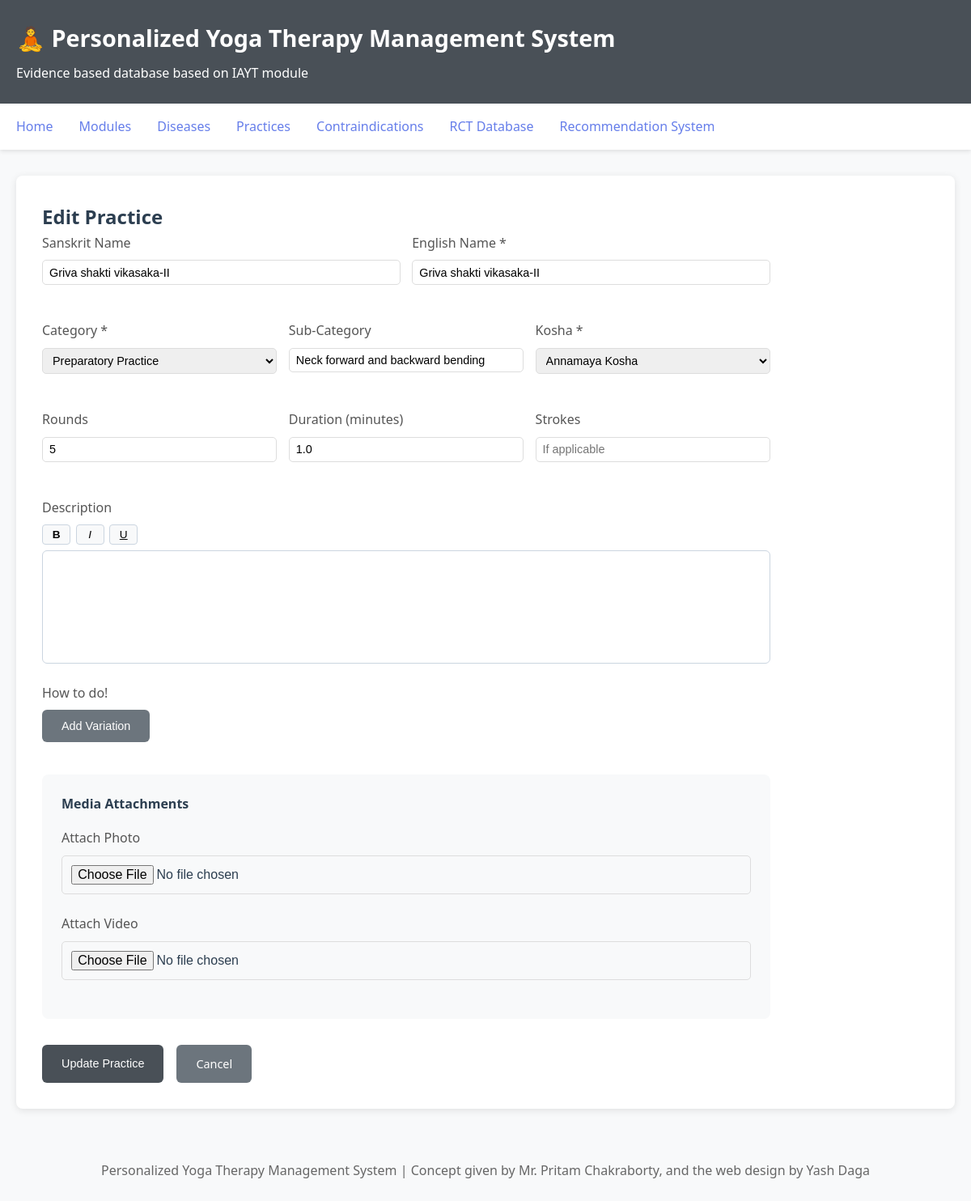
The app's page /practice/2/edit with its own data.
### database/models.py (models this page shows, shortened)
class Practice(Base):
    __tablename__ = 'practices'
    id = Column(Integer, primary_key=True)
    practice_sanskrit = Column(String(200))
    practice_english = Column(String(200), nullable=False)
    practice_segment = Column(String(50), nullable=False)  # Preparatory Practice, Breathing Practice, etc. (now called "Category")
    sub_category = Column(String(100))  # Subcategory within the segment
    kosha = Column(String(50))  # Annamaya Kosha, Pranamaya Kosha, Manomaya Kosha, Vijnanamaya Kosha, Anandamaya Kosha
    rounds = Column(Integer)
    time_minutes = Column(Float)
    strokes_per_min = Column(Integer)
    strokes_per_cycle = Column(Integer)
    rest_between_cycles_sec = Column(Integer)
    variations = Column(Text)  # JSON string for variations list (now includes referred_in field)
    steps = Column(Text)  # JSON string for steps list
    description = Column(Text)
    how_to_do = Column(Text)  # How to do this practice
    cvr_score = Column(Float)  # Capacity-Variability-Responsiveness score
    photo_path = Column(String(500))  # Path to uploaded photo
    video_path = Column(String(500))  # Path to uploaded video
    citation_id = Column(Integer, ForeignKey('citations.id'))
    citation = relationship('Citation', back_populates='practices')
    module_id = Column(Integer, ForeignKey('modules.id'), nullable=True)
    module = relationship('Module', back_populates='practices')
    diseases = relationship(
        'Disease',
        secondary=disease_practice_association,
        back_populates='practices'
    )
    rct_count = Column(Integer, default=0)  # Number of RCTs supporting this practice category for each disease

### web/app.py (the view, shortened to what this page needs)
@app.route('/practice/<int:practice_id>/edit', methods=['GET', 'POST'])
def edit_practice(practice_id):
    session = get_db_session()
    try:
        practice = session.query(Practice).get(practice_id)
        if not practice:
            flash('Practice not found', 'error')
            return redirect(url_for('list_practices'))
        practice_key = (
            practice.practice_sanskrit or '',
            practice.practice_english,
            practice.practice_segment,
            practice.sub_category or '',
            practice.kosha or '',
            practice.rounds,
            practice.time_minutes,
            practice.strokes_per_min,
            practice.strokes_per_cycle,
            practice.rest_between_cycles_sec,
            practice.variations or '',
            practice.steps or '',
            practice.description or '',
            practice.how_to_do or '',
            practice.photo_path or '',
            practice.video_path or '',
            practice.citation_id,
            tuple(sorted([d.id for d in practice.diseases])),
            practice.cvr_score,
            practice.rct_count or 0
        )
        all_practices = session.query(Practice).all()
        related_practices = []
        for p in all_practices:
            p_key = (
                p.practice_sanskrit or '',
                p.practice_english,
                p.practice_segment,
                p.sub_category or '',
                p.kosha or '',
                p.rounds,
                p.time_minutes,
                p.strokes_per_min,
                p.strokes_per_cycle,
                p.rest_between_cycles_sec,
                p.variations or '',
                p.steps or '',
                p.description or '',
                p.how_to_do or '',
                p.photo_path or '',
                p.video_path or '',
                p.citation_id,
                tuple(sorted([d.id for d in p.diseases])),
                p.cvr_score,
                p.rct_count or 0
            )
            if p_key == practice_key:
                related_practices.append(p)
                if p.module:
                    _ = p.module.id
                    _ = p.module.developed_by
                    _ = p.module.disease_id
        modules_by_disease = {}
        for p in related_practices:
            for disease in p.diseases:
                if disease.id not in modules_by_disease:
                    modules_by_disease[disease.id] = []
                if p.module and p.module.disease_id == disease.id:
                    module_info = (p.module.id, p.module.developed_by, p.id)
                    if module_info not in modules_by_disease[disease.id]:
                        modules_by_disease[disease.id].append(module_info)
        diseases = session.query(Disease).all()
        return render_template('edit_practice.html',
                             practice=practice,
                             diseases=diseases,
                             modules_by_disease=modules_by_disease,
                             related_practices=related_practices)
    finally:
        session.close()

### database/models.py (called while the page is built)
def get_session(db_path='sqlite:///yoga_therapy.db'):
    engine = create_engine(db_path, echo=False)
    Session = sessionmaker(bind=engine)
    return Session()

### web/app.py (called while the page is built)
def get_db_session():
    return get_session(DB_PATH)

### web/templates/edit_practice.html (shortened to what this page needs)
{% extends "base.html" %}
{% block content %}
<h2>Edit Practice</h2>
<form method="POST" enctype="multipart/form-data" style="max-width: 900px;">
    <div class="compact-grid" style="margin-bottom: 1.25rem;">
        <div class="form-group">
            <label for="practice_sanskrit">Sanskrit Name</label>
            <div style="position: relative;">
                <input type="text" id="practice_sanskrit" name="practice_sanskrit"
                       value="{{ practice.practice_sanskrit or '' }}" placeholder="e.g., Shavasana">
            </div>
        </div>
        <div class="form-group">
            <label for="practice_english">English Name *</label>
            <input type="text" id="practice_english" name="practice_english" required
                   value="{{ practice.practice_english }}" placeholder="e.g., Corpse pose">
        </div>
    </div>
    <div class="compact-grid three" style="margin-bottom: 1.25rem;">
        <div class="form-group">
            <label for="practice_segment">Category *</label>
            <select id="practice_segment" name="practice_segment" required>
                <option value="Preparatory Practice" {% if practice.practice_segment == 'Preparatory Practice' %}selected{% endif %}>Preparatory Practice</option>
            </select>
        </div>
        <div class="form-group">
            <label for="sub_category">Sub-Category</label>
            <input type="text" id="sub_category" name="sub_category"
                   value="{{ practice.sub_category or '' }}" placeholder="e.g., standing_asana, pranayama_practices">
        </div>
        <div class="form-group">
            <label for="kosha">Kosha *</label>
            <select id="kosha" name="kosha" required>
                <option value="Annamaya Kosha" {% if practice.kosha == 'Annamaya Kosha' %}selected{% endif %}>Annamaya Kosha</option>
            </select>
        </div>
    </div>
    <div class="compact-grid three" style="margin-bottom: 1.25rem;">
        <div class="form-group">
            <label for="rounds">Rounds</label>
            <input type="number" id="rounds" name="rounds" value="{{ practice.rounds or '' }}" placeholder="e.g., 5">
        </div>
        <div class="form-group">
            <label for="time_minutes">Duration (minutes)</label>
            <input type="number" step="0.5" id="time_minutes" name="time_minutes"
                   value="{{ practice.time_minutes or '' }}" placeholder="e.g., 2">
        </div>
        <div class="form-group">
            <label for="strokes_per_min">Strokes</label>
            <input type="number" id="strokes_per_min" name="strokes_per_min"
                   value="{{ practice.strokes_per_min or '' }}" placeholder="If applicable">
        </div>
    </div>
    <div class="form-group">
        <label>Description</label>
        <div class="text-toolbar">
            <button type="button" class="format-btn" data-target="description-editor" data-format="bold"><strong>B</strong></button>
            <button type="button" class="format-btn" data-target="description-editor" data-format="italic"><em>I</em></button>
            <button type="button" class="format-btn" data-target="description-editor" data-format="underline"><span style="text-decoration: underline;">U</span></button>
        </div>
        <div id="description-editor" class="rich-text-editor" contenteditable="true" data-hidden-input="description">{{ (practice.description or '')|safe }}</div>
    </div>
    <div class="form-group" id="variations-container">
        <label>How to do!</label>
        <button type="button" class="btn btn-secondary" onclick="addVariationField()" style="margin-bottom: 1rem;">Add Variation</button>
    </div>
    <div style="padding: 1.5rem; background: #f8f9fa; border-radius: 8px; margin-bottom: 2rem;">
        <h4 style="margin-bottom: 1rem;">Media Attachments</h4>
        <div class="form-group">
            <label for="photo">Attach Photo</label>
            <input type="file" id="photo" name="photo" accept="image/*">
        </div>
        <div class="form-group">
            <label for="video">Attach Video</label>
            <input type="file" id="video" name="video" accept="video/*">
        </div>
    </div>
    <div style="display: flex; gap: 1rem;">
        <button type="submit" class="btn">Update Practice</button>
        <a href="/practices" class="btn btn-secondary">Cancel</a>
    </div>
</form>
{% endblock %}

### web/templates/base.html (style rules this page uses)
* { margin: 0; padding: 0; box-sizing: border-box; }
body { font-family: 'Segoe UI', Tahoma, Geneva, Verdana, sans-serif; line-height: 1.6; color: #2c3e50; background-color: #f8f9fa; }
.btn { display: inline-block; padding: 0.75rem 1.5rem; background: #495057; color: white; text-decoration: none; border-radius: 6px; border: none; cursor: pointer; font-size: 0.9rem; font-weight: 500; transition: background 0.3s ease; }
.btn-secondary { background: #6c757d; }
.form-group { margin-bottom: 1.5rem; }
.form-group label { display: block; margin-bottom: 0.5rem; font-weight: 500; color: #555; }
.form-group input, .form-group select, .form-group textarea { width: 100%; padding: 0.7rem; border: 1px solid #ddd; border-radius: 5px; font-size: 1rem; }

### web/templates/edit_practice.html (style rules this page uses)
.compact-grid { display: grid; grid-template-columns: repeat(auto-fit, minmax(190px, 1fr)); gap: 0.9rem; }
.compact-grid.three { grid-template-columns: repeat(auto-fit, minmax(170px, 1fr)); }
.compact-grid .form-group input, .compact-grid .form-group select { padding: 0.4rem 0.5rem; font-size: 0.9rem; }
.text-toolbar { display: flex; gap: 0.4rem; margin-bottom: 0.4rem; }
.format-btn { padding: 0.25rem 0.5rem; border: 1px solid #cbd5e0; border-radius: 4px; background: #f8f9fa; cursor: pointer; font-size: 0.85rem; min-width: 2.2rem; }
.rich-text-editor { min-height: 140px; border: 1px solid #cbd5e0; border-radius: 6px; padding: 0.65rem; font-size: 0.95rem; line-height: 1.5; background: white; }

### records on screen
Practice: practice_sanskrit "Griva shakti vikasaka-II", practice_english "Griva shakti vikasaka-II", practice_segment "Preparatory Practice", sub_category "Neck forward and backward bending", kosha "Annamaya Kosha", rounds "5", time_minutes "1.0"
